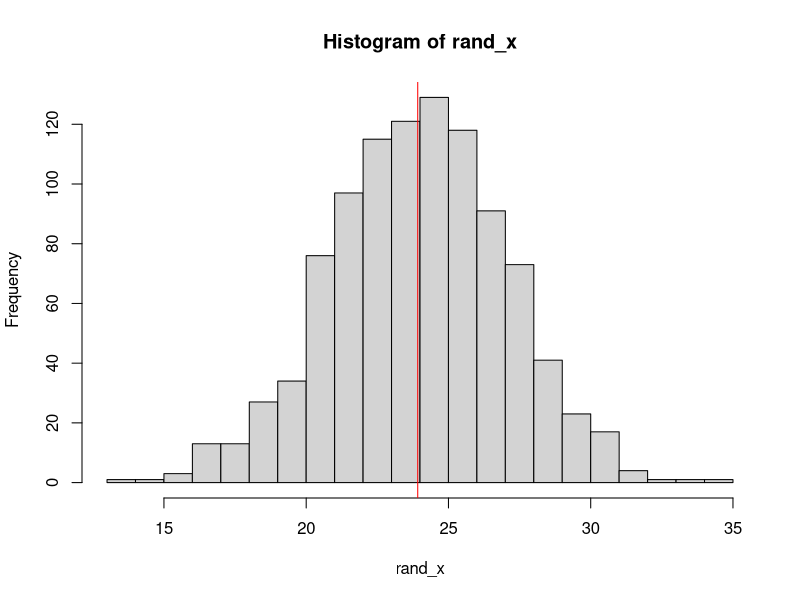

Source code (R):
## PlotRandom.R
## Original: October 6, 202
## Example.


## Purpose:
##    A function that will generate a random sample
##     of Normal values, plot a histogram with an 
##     overlaid mean on the plot.
##
## Inputs:
##     numpts = the number of points to generate
##     mu = the theoretical mean of the Normal distribution
##     sigma = the standard deviation of the Normal distribution
##     numbins = the number of bins for the histogram
##     meanColor = the color for the overlaid mean
##     seed = a random number generator seed, to ensure
##            reproducibility
## Outputs: A list with the following elements
##     Random_values = a vector with the generated random 
##                     values
##     Mean_x = the sample mean of Random_values
##     SD_x = the sample standard deviation of Random_values

plotRandomNormals <- function(numpts=1000, numbins=15, mu=24, sigma=3, meanColor= "red", seed=8675309) {
  set.seed(seed)
  rand_x <- rnorm(numpts, mean=mu, sd=sigma)
  mean_x <- mean(rand_x)
  hist(rand_x, breaks=numbins)
  abline(v=mean_x, col=meanColor)
  list(Random_values = rand_x,
       Mean_x = mean_x,
       SD_x = sd(rand_x) )
}

## Test the Function

plotRandomNormals()

